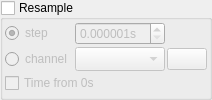
               <widget class="QGroupBox" name="resample_group">
                <property name="title">
                 <string>Resample</string>
                </property>
                <property name="checkable">
                 <bool>true</bool>
                </property>
                <property name="checked">
                 <bool>false</bool>
                </property>
                <layout class="QGridLayout" name="gridLayout_24" columnstretch="0,1,0">
                 <property name="leftMargin">
                  <number>2</number>
                 </property>
                 <property name="topMargin">
                  <number>2</number>
                 </property>
                 <property name="rightMargin">
                  <number>2</number>
                 </property>
                 <property name="bottomMargin">
                  <number>2</number>
                 </property>
                 <property name="spacing">
                  <number>2</number>
                 </property>
                 <item row="0" column="0">
                  <widget class="QRadioButton" name="raster_type_step">
                   <property name="text">
                    <string>step</string>
                   </property>
                   <property name="checked">
                    <bool>true</bool>
                   </property>
                  </widget>
                 </item>
                 <item row="0" column="1">
                  <widget class="QDoubleSpinBox" name="raster">
                   <property name="minimumSize">
                    <size>
                     <width>0</width>
                     <height>0</height>
                    </size>
                   </property>
                   <property name="suffix">
                    <string>s</string>
                   </property>
                   <property name="decimals">
                    <number>6</number>
                   </property>
                   <property name="minimum">
                    <double>0.000001000000000</double>
                   </property>
                  </widget>
                 </item>
                 <item row="2" column="0">
                  <widget class="QRadioButton" name="raster_type_channel">
                   <property name="text">
                    <string>channel</string>
                   </property>
                  </widget>
                 </item>
                 <item row="2" column="1">
                  <widget class="QComboBox" name="raster_channel">
                   <property name="enabled">
                    <bool>false</bool>
                   </property>
                   <property name="insertPolicy">
                    <enum>QComboBox::InsertAtBottom</enum>
                   </property>
                   <property name="sizeAdjustPolicy">
                    <enum>QComboBox::AdjustToMinimumContentsLengthWithIcon</enum>
                   </property>
                  </widget>
                 </item>
                 <item row="2" column="2">
                  <widget class="QPushButton" name="raster_search_btn">
                   <property name="toolTip">
                    <string>Search raster channel</string>
                   </property>
                   <property name="text">
                    <string/>
                   </property>
                   <property name="icon">
                    <iconset resource="resource.qrc">
                     <normaloff>:/search.png</normaloff>:/search.png</iconset>
                   </property>
                  </widget>
                 </item>
                 <item row="3" column="0" colspan="3">
                  <widget class="QCheckBox" name="resample_time_from_zero">
                   <property name="text">
                    <string>Time from 0s</string>
                   </property>
                  </widget>
                 </item>
                </layout>
               </widget>
